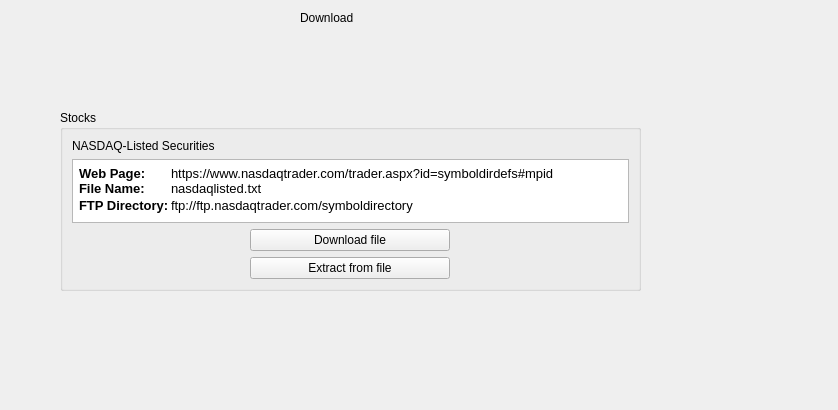
<?xml version="1.0" encoding="UTF-8"?>
<ui version="4.0">
 <class>FormTabDownload</class>
 <widget class="QWidget" name="FormTabDownload">
  <property name="geometry">
   <rect>
    <x>0</x>
    <y>0</y>
    <width>838</width>
    <height>410</height>
   </rect>
  </property>
  <property name="windowTitle">
   <string>Form</string>
  </property>
  <widget class="QLabel" name="label">
   <property name="geometry">
    <rect>
     <x>300</x>
     <y>10</y>
     <width>58</width>
     <height>15</height>
    </rect>
   </property>
   <property name="text">
    <string>Download</string>
   </property>
  </widget>
  <widget class="QGroupBox" name="groupBox">
   <property name="geometry">
    <rect>
     <x>60</x>
     <y>110</y>
     <width>581</width>
     <height>181</height>
    </rect>
   </property>
   <property name="title">
    <string>Stocks</string>
   </property>
   <layout class="QGridLayout" name="gridLayout">
    <item row="3" column="0" alignment="Qt::AlignHCenter">
     <widget class="QPushButton" name="bt_dwnNasdaqSecurities">
      <property name="sizePolicy">
       <sizepolicy hsizetype="Preferred" vsizetype="Fixed">
        <horstretch>0</horstretch>
        <verstretch>0</verstretch>
       </sizepolicy>
      </property>
      <property name="minimumSize">
       <size>
        <width>200</width>
        <height>0</height>
       </size>
      </property>
      <property name="text">
       <string>Download file</string>
      </property>
     </widget>
    </item>
    <item row="2" column="0">
     <widget class="QTextBrowser" name="textBrowser">
      <property name="html">
       <string>&lt;!DOCTYPE HTML PUBLIC &quot;-//W3C//DTD HTML 4.0//EN&quot; &quot;http://www.w3.org/TR/REC-html40/strict.dtd&quot;&gt;
&lt;html&gt;&lt;head&gt;&lt;meta name=&quot;qrichtext&quot; content=&quot;1&quot; /&gt;&lt;meta charset=&quot;utf-8&quot; /&gt;&lt;style type=&quot;text/css&quot;&gt;
p, li { white-space: pre-wrap; }
hr { height: 1px; border-width: 0; }
li.unchecked::marker { content: &quot;\2610&quot;; }
li.checked::marker { content: &quot;\2612&quot;; }
&lt;/style&gt;&lt;/head&gt;&lt;body style=&quot; font-family:'Ubuntu'; font-size:10pt; font-weight:400; font-style:normal;&quot;&gt;
&lt;table border=&quot;0&quot; style=&quot; margin-top:0px; margin-bottom:0px; margin-left:0px; margin-right:0px;&quot; cellspacing=&quot;2&quot; cellpadding=&quot;0&quot;&gt;
&lt;tr&gt;
&lt;td&gt;
&lt;p style=&quot; margin-top:0px; margin-bottom:0px; margin-left:0px; margin-right:0px; -qt-block-indent:0; text-indent:0px;&quot;&gt;&lt;span style=&quot; font-weight:700;&quot;&gt;Web Page:&lt;/span&gt;&lt;/p&gt;
&lt;p style=&quot; margin-top:0px; margin-bottom:0px; margin-left:0px; margin-right:0px; -qt-block-indent:0; text-indent:0px;&quot;&gt;&lt;span style=&quot; font-weight:700;&quot;&gt;File Name:&lt;/span&gt;&lt;/p&gt;&lt;/td&gt;
&lt;td&gt;
&lt;p style=&quot; margin-top:0px; margin-bottom:0px; margin-left:0px; margin-right:0px; -qt-block-indent:0; text-indent:0px;&quot;&gt;https://www.nasdaqtrader.com/trader.aspx?id=symboldirdefs#mpid&lt;/p&gt;
&lt;p style=&quot; margin-top:0px; margin-bottom:0px; margin-left:0px; margin-right:0px; -qt-block-indent:0; text-indent:0px;&quot;&gt;nasdaqlisted.txt&lt;/p&gt;&lt;/td&gt;&lt;/tr&gt;
&lt;tr&gt;
&lt;td&gt;
&lt;p style=&quot; margin-top:0px; margin-bottom:0px; margin-left:0px; margin-right:0px; -qt-block-indent:0; text-indent:0px;&quot;&gt;&lt;span style=&quot; font-weight:700;&quot;&gt;FTP Directory:&lt;/span&gt;&lt;/p&gt;&lt;/td&gt;
&lt;td&gt;
&lt;p style=&quot; margin-top:0px; margin-bottom:0px; margin-left:0px; margin-right:0px; -qt-block-indent:0; text-indent:0px;&quot;&gt;ftp://ftp.nasdaqtrader.com/symboldirectory&lt;/p&gt;&lt;/td&gt;&lt;/tr&gt;&lt;/table&gt;&lt;/body&gt;&lt;/html&gt;</string>
      </property>
     </widget>
    </item>
    <item row="1" column="0">
     <widget class="QLabel" name="label_2">
      <property name="text">
       <string>NASDAQ-Listed Securities</string>
      </property>
     </widget>
    </item>
    <item row="4" column="0" alignment="Qt::AlignHCenter">
     <widget class="QPushButton" name="bt_extractSecurities">
      <property name="sizePolicy">
       <sizepolicy hsizetype="Preferred" vsizetype="Fixed">
        <horstretch>0</horstretch>
        <verstretch>0</verstretch>
       </sizepolicy>
      </property>
      <property name="minimumSize">
       <size>
        <width>200</width>
        <height>0</height>
       </size>
      </property>
      <property name="text">
       <string>Extract from file</string>
      </property>
     </widget>
    </item>
   </layout>
  </widget>
 </widget>
 <resources/>
 <connections/>
</ui>
